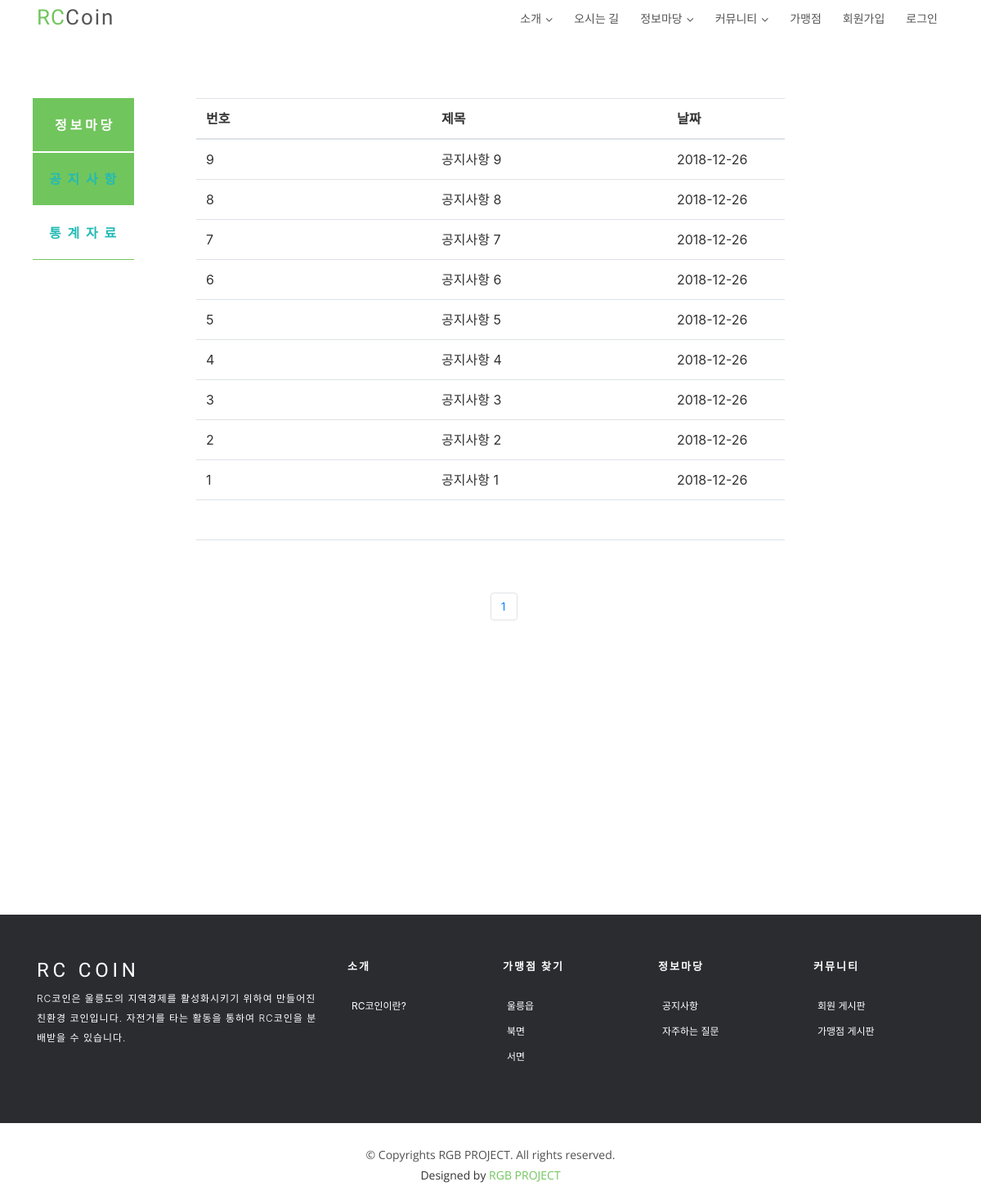
Page /notice/list/ on the committed database.
### info/models.py (models this page shows)
class Notice(models.Model):
    title = models.CharField('TITLE', max_length=100)
    content = models.TextField('CONTENT')
    writer = models.ForeignKey(User, null=True, on_delete=models.CASCADE)
    create_date = models.DateTimeField('CREATE_DATE', auto_now_add=True)
    modify_date = models.DateTimeField('MODIFY_DATE', auto_now=True)
    status = models.CharField('STATUS', max_length=1, default='Y')

### info/views.py (the view)
# urls.py: path('list/', NoticeLV.as_view(), name='list'),
class NoticeLV(ListView):
    template_name = 'notice/notice_list.html'
    model = Notice
    def get_context_data(self, **kwargs):
        context = super().get_context_data(**kwargs)
        input_page = self.request.GET.get('page', )
        if input_page == None:
            input_page = 1
        print(input_page)
        context = {}
        notices = Notice.objects.filter(status='Y').order_by('-modify_date')
        contents_per_page = 11
        paginator = Paginator(notices, contents_per_page)
        this_page = paginator.page(input_page)
        print(this_page)
        context = {}
        notice_list = []
        for li in list(this_page):
            temp = {}
            temp['id'] = li.id
            temp['title'] = li.title
            temp['content'] = li.content
            temp['status'] = li.status
            temp['modify_date'] = str(li.modify_date)[0:10]
            notice_list.append(temp)
        context['notice_list'] = notice_list
        temp_list = []
        context['remain_of_page'] = [ remain for remain in range(contents_per_page - len(this_page)) ]
        context['current_page'] = input_page
        context['max_page'] = contents_per_page
        context['num_pages'] = [ num + 1 for num in range(paginator.num_pages) ]
        context['has_prev'] = this_page.has_previous()
        context['has_next'] = this_page.has_next()
        context['start_index'] = this_page.start_index()
        if context['has_prev']:
            context['prev_page'] = this_page.previous_page_number()
        if context['has_next']:
            context['next_page'] = this_page.next_page_number()
        print(context)
        return context

### info/templates/notice/notice_list.html (shortened to what this page needs)
{% extends 'index_base.html' %}
{% load staticfiles %}
{% block content %}
<link rel="stylesheet" href="//code.jquery.com/ui/1.12.1/themes/base/jquery-ui.css">
<div class="side_bar" style="float: left; border-top: 1px solid #71c55d; border-bottom: 1px solid #71c55d; margin-left: 40px; background-color: white">
    <div style="padding: 20px; background-color: #71c55d;"><div class="" href="{% url 'board:list' %}" style="text-align: center; color: white; font-weight: bold;"> 정 보 마 당 </div></div>
    <div style="border: 1px solid white;"></div>
    <div id="btn_board_type_1" style="padding: 20px; background-color: #71c55d;"><a class="btn_board_type_1" value="1" href="{% url 'info:list' %}" style="text-align: center; font-weight: bold;">공 지 사 항</a></div>
    <div style="border: 1px solid white;"></div>
    <div id="btn_board_type_2" style="padding: 20px;"><a class="btn_board_type_2" href="#" value="2" onclick="" style="text-align: center; font-weight: bold;">통 계 자 료</a></div>
</div>
<div class="content board_content" style="margin-left: 20%;margin-top: 10%;margin-right: 20%;margin-bottom: 30%">
    <table class="table">
        <thead class="thead-dark">
            <colgroup>
                <th scope="col" width="40%">번호</th>
                <th scope="col" width="40%">제목</th>
                <th scope="col" width="20%">날짜</th>
            </colgroup>
        </thead>
        <tbody>
            {% for text in notice_list %}
                <tr class="tag_title">
                    <td>{{ text.id }}</td>
                    <td>{{ text.title }}</td>
                    <td>{{ text.modify_date}}</td>
                </tr>
            {% endfor %}
            {% for li in remain_of_page %}
                <tr><td colspan="6">&nbsp;</td></tr>
            {% endfor %}
        </tbody>
    </table>
    <nav aria-label="Page navigation" style="margin-left: 50%">
      <ul class="pagination">
        {% for i in num_pages %}
            {% if page_obj.number == i %}
                <li class="active page-item"><a class="page-link" href="?page={{ i }}">{{ i }}</a></li>
            {% else %}
                <li class="page-item"><a class="page-link" href="?page={{ i }}">{{ i }}</a></li>
            {% endif %}
        {% endfor %}
      </ul>
    </nav>
</div>
{% endblock content %}

### static/css/style.css (style rules this page uses)
body { background-color: #fff; color: #333; }
a { letter-spacing: 2px; text-decoration: none; }
ul { letter-spacing: 1px; }
li { color: #626262; font-size: 13px; font-weight: 400; letter-spacing: 2px; line-height: 30px; text-transform: capitalize; }
a { color: #23bab5; }
ul { list-style-type: none; }

### rows in the picture
Notice: title "공지사항 9"
Notice: title "공지사항 8"
Notice: title "공지사항 7"
Notice: title "공지사항 6"
Notice: title "공지사항 5"
Notice: title "공지사항 4"
Notice: title "공지사항 3"
Notice: title "공지사항 2"
Notice: title "공지사항 1"

### other values in the picture
{{ text.id }} "9" "8" "7" "6" "5" "4" "3" "2" "1"
{{ text.modify_date }} "2018-12-26" "2018-12-26" "2018-12-26" "2018-12-26" "2018-12-26" "2018-12-26" "2018-12-26" "2018-12-26" "2018-12-26"
{{ i }} "1"
